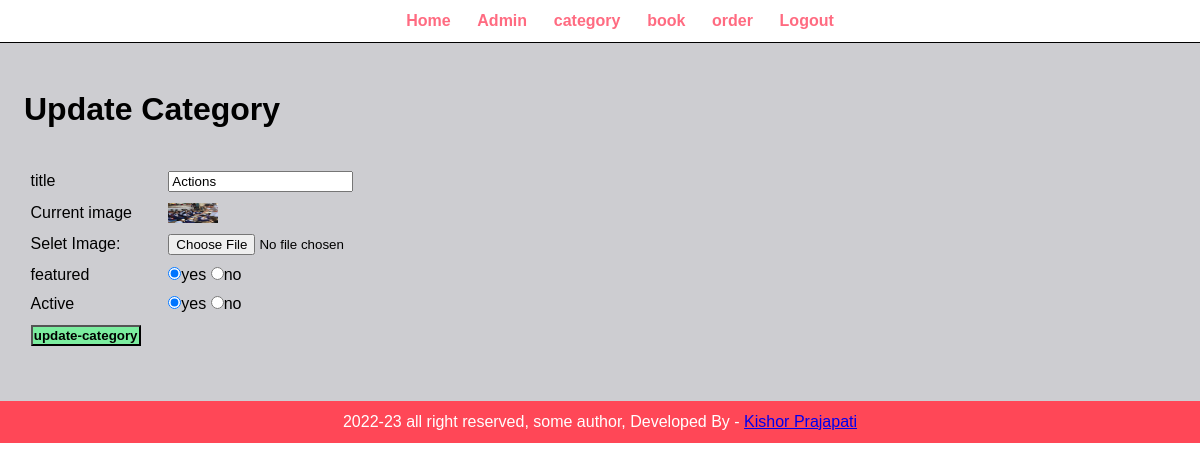
The app's page /admin/u-c.php?id=39 (signed in) with its own data.
### tables this page shows
CREATE TABLE `ca` (
  `id` int(10) UNSIGNED NOT NULL,
  `featured` varchar(10) NOT NULL,
  `active` varchar(10) NOT NULL,
  `title` varchar(100) NOT NULL,
  `image_name` varchar(250) NOT NULL
);

### admin/u-c.php (the view, shortened to what this page needs)
<?php include('p/menu.php'); ?>
<div class='main'>
    <div class='wrapper'>
        <h1>Update Category</h1><br><br>
        <?php
         if(isset($_GET['id'])){
            $id=$_GET['id'];
         $sql= "SELECT * FROM ca WHERE id=$id";
            $res = mysqli_query($conn, $sql);
           if($res==true){
            $count = mysqli_num_rows($res);
            if($count==1){
                $row = mysqli_fetch_assoc($res);
                $title= $row['title'];
                $current_image = $row['image_name'];
                $featured= $row['featured'];
                $active= $row['active'];
            }else{
                $_SESSION['no-category-found']= "<div class='e'>category not found</div>";
                header('location:'.SIT.'admin/m-c.php');
            }
        }
        }
        else{
            header('location:'.SIT.'admin/m-c.php');
        }
        ?>
        <form action='' method='POST'  enctype='multipart/form-data'>
        <table class='tbl-30'>
            <tr>
                <td>title</td><td><input type='text' name='title' value='<?php echo $title; ?>'></td>
            </tr>
            <tr>
                    <td>Current image</td>
                    <td>
                        <?php
                                if($current_image == ""){
                                    echo '<div class="e">image not avaliable</div>';
                                }else{
                                    ?>
                                    <img src='<?php echo "http://localhost/project/"; ?>images/ca/<?php echo $current_image; ?>' width='50px' height='20px'>
                                    <?php
                                }
?>
                    </td>
                </tr>
                <tr>
                    <td>Selet Image:</td>
                    <td><input type='file' name='image'></td>
                </tr>
            <tr>
                <td>featured</td><td>
                    <input <?php if($featured=='yes'){echo "checked";}?> type='radio' name='featured' value='yes'>yes
                    <input <?php if($featured=='no'){echo "checked";}?> type='radio' name='featured' value='no'>no
                </td>
            </tr>
            <tr>
                <td>Active</td><td>
                    <input  <?php if($active=='yes'){echo "checked";}?> type='radio' name='active' value='yes'>yes
                    <input   <?php if($active=='no'){echo "checked";}?> type='radio' name='active' value='no'>no
                </td>
            </tr>
            <tr>
                <td>
                <input type='submit' name='submit' value='update-category' class='btn-s'></td>
            </tr>
        </table>
        </form>
    </div>
</div>
<?php include('p/f.php');  ?>

### css/admin.css (style rules this page uses)
* { margin:0; font-family:Arial, Helvetica, sans-serif; }
.wrapper { padding:1%; width:96%; margin:0 auto; }
.main { background-color: #cdcdd1; padding:3% 0; width:100%; }
table tr td { padding:1%; }
.btn-s { background-color:#7bed9f; text-decoration:none; padding:1%; color:black; font-weight:bold; cursor:pointer; }
.tbl-30 { width:40%; }

### records on screen
ca: title "Actions", image_name (picture), featured "☑", active "☑"
